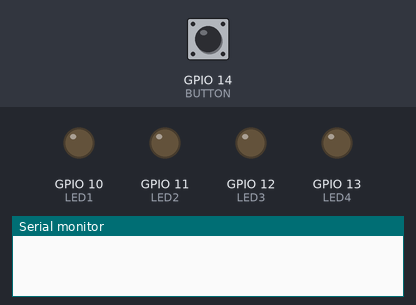
Recording of a program running on a simulated ESP32-S3. Parts: output pins drawn as LEDs (lit = HIGH), the last lines printed to the serial monitor. The test bench sets the inputs (shaded band); at power-on: GPIO 14 (BUTTON) HIGH.

Above: at 0.0 s.
At 1.2 s:
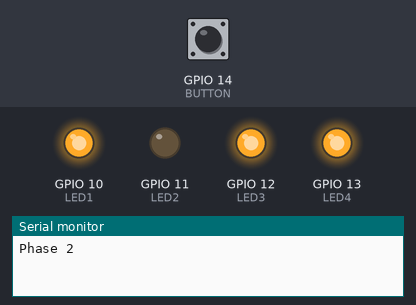
1.3 s: GPIO 14 (BUTTON) pulled LOW for 0.15 s
At 2.8 s:
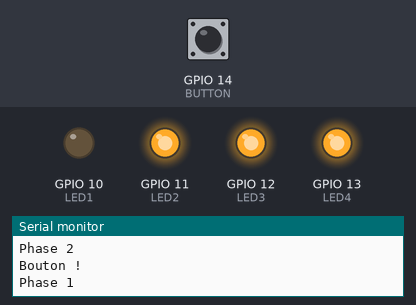
Timing chart, 0 to 10.4 s (numbered marks = the images above; inputs shaded):
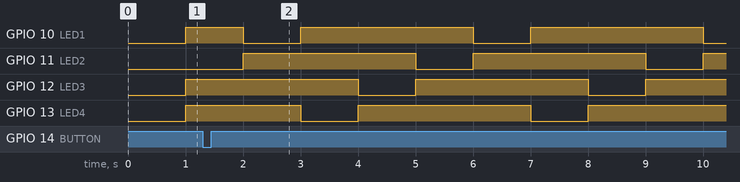

Measured:
- by itself, GPIO 10 (LED1), GPIO 11 (LED2), GPIO 12 (LED3), GPIO 13 (LED4): alternates HIGH for 3.0 s and LOW for 1.0 s

The program:

main.cpp
```cpp
#include <Arduino.h>

#define LED1 10
#define LED2 11
#define LED3 12
#define LED4 13
#define BUTTON 14

hw_timer_t *theTimer = NULL;
int8_t count = 0;
bool sens = true;
bool sequencerFlag = false;
bool buttonFlag = false;
uint8_t leds[4];

void IRAM_ATTR timerInterrupt()
{
  sequencerFlag = true;
}

void buttonInterrupt() {
  buttonFlag = true;
}

void runSequencer() {
  if(sens)
    count++;
  else
    count--;

  if(count == -1)
    count = 3;

  if(count == 4)
    count = 0;
  sequencerFlag = false;

  switch (count) {
    case 0:
      digitalWrite(LED1, 0);
      digitalWrite(LED2, 1);
      digitalWrite(LED3, 1);
      digitalWrite(LED4, 1);
      Serial.write("Phase 1\n");
      break;
    case 1:
      digitalWrite(LED1, 1);
      digitalWrite(LED2, 0);
      digitalWrite(LED3, 1);
      digitalWrite(LED4, 1);
      Serial.write("Phase 2\n");
      break;
    case 2:
      digitalWrite(LED1, 1);
      digitalWrite(LED2, 1);
      digitalWrite(LED3, 0);
      digitalWrite(LED4, 1);
      Serial.write("Phase 3\n");
      break;
    case 3:
      digitalWrite(LED1, 1);
      digitalWrite(LED2, 1);
      digitalWrite(LED3, 1);
      digitalWrite(LED4, 0);
      Serial.write("Phase 4\n");
      break;
  }
}

void setup()
{
    Serial.begin(115200);
    pinMode(LED1, OUTPUT);
    pinMode(LED2, OUTPUT);
    pinMode(LED3, OUTPUT);
    pinMode(LED4, OUTPUT);
    pinMode(BUTTON, INPUT);
    leds[0] = LED1;
    leds[1] = LED2;
    leds[2] = LED3;
    leds[3] = LED4;
    theTimer = timerBegin(0, 80, true);
    timerAttachInterrupt(theTimer, &timerInterrupt, true);
    timerAlarmWrite(theTimer, 1000000, true);
    timerAlarmEnable(theTimer);

    attachInterrupt(BUTTON, &buttonInterrupt, FALLING);

}

void loop() {
  if(sequencerFlag) {
    runSequencer();
  }
  if(buttonFlag) {
    Serial.write("Bouton !\n");
    if(sens)
      sens = false;
    else
      sens = true;
    buttonFlag = false;
  }
}
```
